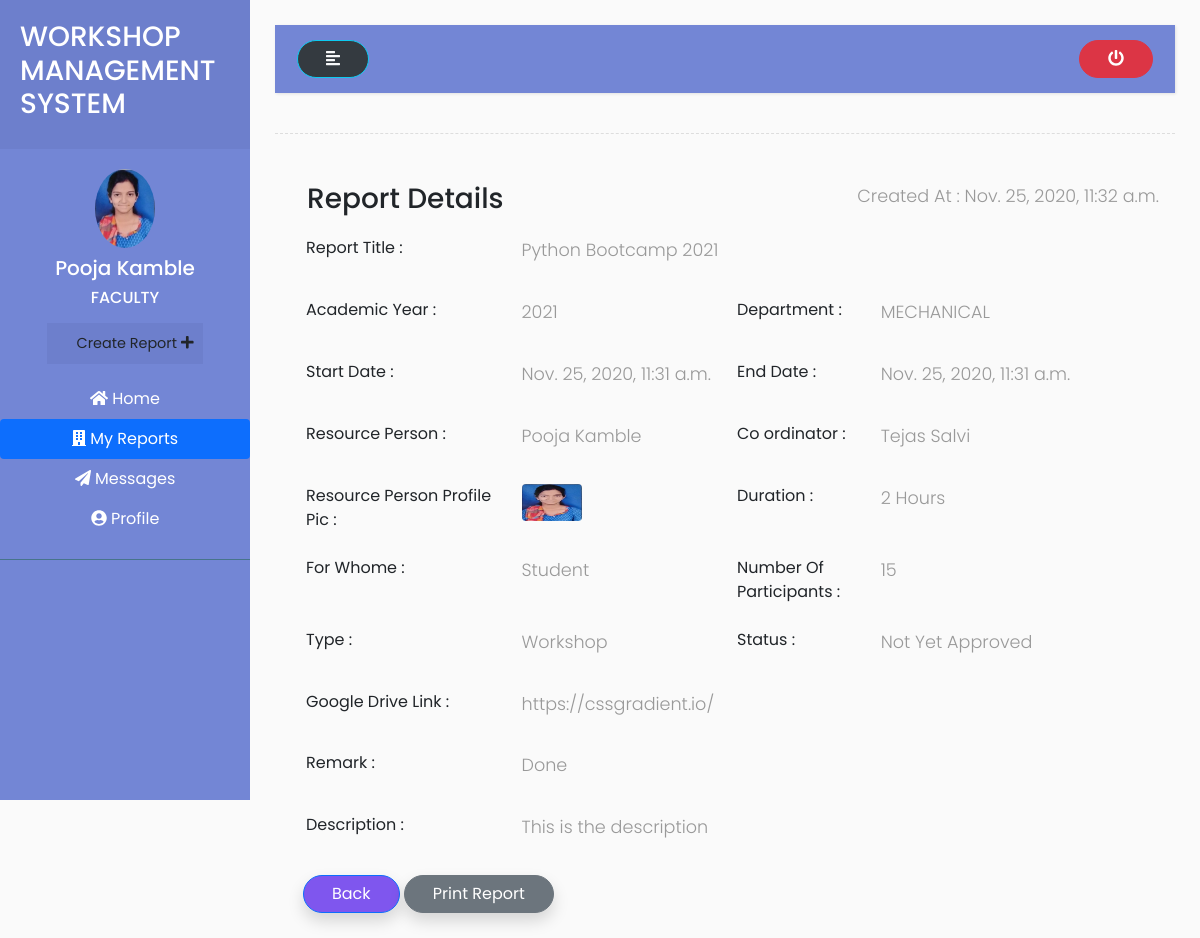
The app's page /faculty/my_reports/view_report/6/ (signed in) with its own data.
### accounts/models.py (models this page shows, shortened)
class User(AbstractUser):
    is_hod = models.BooleanField(default=False)
    is_faculty = models.BooleanField(default=False)
    is_student = models.BooleanField(default=False)

class Faculty(models.Model):
    user = models.OneToOneField(User, on_delete = models.CASCADE, primary_key = True)
    middle_name = models.CharField (max_length=50)
    phone_number = models.CharField(max_length=20)
    profile_pic = models.ImageField( upload_to='Faculty/profile_pic/')
    address = models.CharField(max_length=200)
    gender = (
        ('Male','Male'),
        ('Female','Female')
    )
    sex = models.CharField(choices=gender, max_length=50)
    branches =  (
        ('COMPUTER','COMPUTER'),
        ('EXTC','EXTC'),
        ('MECHANICAL','MECHANICAL'),
        ('AUTOMOBILE','AUTOMOBILE')
    )
    branch = models.CharField( choices = branches, max_length=50)
    joined_at = models.DateField( auto_now=False ,null=True)
    qualification = models.CharField( max_length=500)
    def __str__(self):
        return self.user.first_name + " " + self.user.last_name
    class Meta:
        verbose_name_plural = 'Faculties'

class Report(models.Model):
    academic_year = models.IntegerField(null=True,blank=True)
    event_title = models.ForeignKey(TaskAssigned,on_delete=models.CASCADE)
    event_coordinator = models.ForeignKey(Faculty, on_delete=models.CASCADE)
    branches =  (
        ('COMPUTER','COMPUTER'),
        ('EXTC','EXTC'),
        ('MECHANICAL','MECHANICAL'),
        ('AUTOMOBILE','AUTOMOBILE')
    )
    org_department = models.CharField(max_length=50,choices = branches)
    res_person = models.CharField( max_length=150)
    res_person_profile_pic = models.ImageField( upload_to='Resource Person/Profile Pic/',null=True,blank=True)
    start_date = models.DateTimeField(auto_now=False, auto_now_add=False)
    end_date = models.DateTimeField(auto_now=False, auto_now_add=False)
    duration = models.IntegerField()
    types = (
        ('Workshop','Workshop'),
        ('Seminar','Seminar')
    )
    types = models.CharField(max_length=50,choices = types)
    forwhome = (
        ('Student','Student'),
        ('Faculty','Faculty')
    )
    forwhome = models.CharField(max_length=50,choices = forwhome)
    no_participants = models.IntegerField()
    remark = models.CharField( max_length=50,blank=True)
    p_link = models.URLField( max_length=200)
    description = models.TextField(blank=True)
    status = models.IntegerField(default=0)
    created_at=models.DateTimeField(auto_now_add=True)
    updated_at=models.DateTimeField(auto_now_add=True)
    class Meta:
        verbose_name_plural = 'Reports'

class TaskAssigned(models.Model):
    event_title = models.CharField(max_length=50)
    branches =  (
        ('COMPUTER','COMPUTER'),
        ('EXTC','EXTC'),
        ('MECHANICAL','MECHANICAL'),
        ('AUTOMOBILE','AUTOMOBILE')
    )
    org_department = models.CharField(max_length=50, choices = branches)
    forwhome = (
        ('Student','Student'),
        ('Faculty','Faculty')
    )
    forwhome = models.CharField(max_length=50,choices = forwhome)
    res_person = models.CharField(max_length=150)
    types = (
        ('Workshop','Workshop'),
        ('Seminar','Seminar')
    )
    types = models.CharField(max_length=50,choices = types)
    event_coordinator = models.ForeignKey(Faculty,on_delete=models.CASCADE)
    created_at=models.DateTimeField(auto_now_add=True)
    updated_at=models.DateTimeField(auto_now_add=True)
    def __str__(self):
        return self.event_title
    class Meta:
        verbose_name_plural = 'Tasks Assigned'

### accounts/views.py (the view)
# urls.py: path('faculty/my_reports/view_report/<str:report_id>/',views.faculty_view_report,name="faculty_view_report"),
@login_required(login_url='login')
def faculty_view_report(request,report_id):
    report = Report.objects.get(id=report_id)
    context =  {
        'report':report,
    }
    return render(request,'../templates/faculty/view_report.html',context)

### accounts/templates/faculty/view_report.html
{% extends 'base.html' %}
{% load static %}
{% block content %}
<div class="wrapper">
   <nav id="sidebar">
    <div class="sidebar-header">
      <h3>WORKSHOP MANAGEMENT SYSTEM</h3>
    </div>
    <ul class="list-unstyled components">
      <div class="d-flex flex-column justify-content-center text-center ">
        {% if request.user.faculty.profile_pic %}
          <a href="{% url 'faculty_profile' %}"><img src="{{request.user.faculty.profile_pic.url}}" class="img-fluid rounded-circle mx-auto mb-2" width="60px" alt=""></a>
        {% else %}
          <a href="{% url 'faculty_profile' %}"><img src="{% static 'img/profile.png' %}" class="img-fluid rounded-circle mx-auto mb-2" width="60px" alt=""></a>
        {% endif %}
        <h5>{{request.user.first_name}} {{request.user.last_name}} </h5>
        <h6>FACULTY</h6>
        <ul class="list-unstyled ">
          <li>
            <button type="button" class="btn">
              <a href="{% url 'create_report' %}">Create Report
                <i class="fas fa-plus"></i>
              </a>
            </button>
          </li>
        </ul>
      </div>
      <div class="nav flex-column nav-pills text-center mt-2" aria-orientation="vertical">
        <a class="nav-link" href="{% url 'faculty_home' %}" ><i class="fas fa-home"></i> Home</a>
        <a class="nav-link active" href="{% url 'my_reports' %}" ><i class="fas fa-building"></i> My Reports</a>
        <a class="nav-link" href="{% url 'messages' %}" ><i class="fas fa-paper-plane"></i> Messages</a>
        <a class="nav-link" href="{% url 'faculty_profile' %}" ><i class="fas fa-user-circle"></i> Profile</a>
      </div>
    </ul>
  </nav>
    <div id="content">
        <nav class="navbar navbar-expand-lg " style="background-color: #7386D5;">
            <div class="container-fluid">
                <button type="button" id="sidebarCollapse" class="btn text-light bg-dark btn-info">
                    <i class="fas fa-align-left"></i>
                </button>
                <a href="{% url 'logout' %}">
                    <button type="button" class="btn btn-danger">
                        <i class="fas fa-power-off"></i>
                    </button>
                </a>
            </div>
        </nav>
        <div class="line"></div>
        <div class="row">
            <div class="col-md-12">
                <div class="d-flex justify-content-between py-2 mx-3">
                    <h3 class="mx-3">Report Details</h3>
                    <p>Created At : {{report.created_at}}</p>
                </div>
                <div class="mx-3">
                    <div class="col-lg-12">
                        <div class="form-group row">
                            <label class="col-md-3 form-control-label">Report Title : </label>
                            <div class="col-md-9">
                                <p>{{report.event_title}}</p>
                            </div>
                        </div>
                        <div class="form-group row">
                            <label class="col-md-3 form-control-label">Academic Year :</label>
                            <div class="col-md-3">
                                <p>{{report.academic_year}}</p>
                            </div>
                            <label class="col-md-2 form-control-label">Department :</label>
                            <div class="col-md-3">
                                <p>{{report.org_department}}</p>
                            </div>
                        </div>
                        <div class="form-group row">
                            <label class="col-md-3 form-control-label">Start Date :</label>
                            <div class="col-md-3">
                                <p>{{report.start_date}}</p>
                            </div>
                            <label class="col-md-2 form-control-label">End Date :</label>
                            <div class="col-md-3">
                                <p>{{report.end_date}}</p>
                            </div>
                        </div>
                        <div class="form-group row">
                            <label class="col-md-3 form-control-label">Resource Person :</label>
                            <div class="col-md-3">
                                <p>{{report.res_person}}</p>
                            </div>
                            <label class="col-md-2 form-control-label">Co ordinator :</label>
                            <div class="col-md-3">
                                <p>{{report.event_coordinator}}</p>
                            </div>
                        </div>
                        <div class="form-group row">
                            <label class="col-md-3 form-control-label">Resource Person Profile Pic :</label>
                            <div class="col-md-3 ">
                               <img src="{{report.res_person_profile_pic.url}}" alt="pp" width="60" height="37"
                    class="rounded mr-3" loading="lazy">
                            </div>
                            <label class="col-md-2 form-control-label">Duration :</label>
                            <div class="col-md-3">
                                <p>{{report.duration}} Hours </p>
                            </div>
                        </div>
                        <div class="form-group row">
                            <label class="col-md-3 form-control-label">For Whome :</label>
                            <div class="col-md-3">
                                <p>{{report.forwhome}}</p>
                            </div>
                            <label class="col-md-2 form-control-label">Number Of Participants :</label>
                            <div class="col-md-3">
                                <p>{{report.no_participants}}</p>
                            </div>
                        </div>
                        <div class="form-group row">
                            <label class="col-md-3 form-control-label">Type :</label>
                            <div class="col-md-3">
                                <p>{{report.types}}</p>
                            </div>
                            <label class="col-md-2 form-control-label">Status :</label>
                            <div class="col-md-3">
                                {% if report.status == 1 %}
                                <p>Approved</p>
                                {% elif report.status == 2 %}
                                <p>Disapproved</p>
                                {% else %}
                                <p>Not Yet Approved</p>
                                {% endif %}
                            </div>
                        </div>
                        <div class="form-group row">
                            <label class="col-md-3 form-control-label">Google Drive Link :</label>
                            <div class="col-md-9">
                                <p><a href="{{report.p_link}}">{{report.p_link}}</a></p>
                            </div>
                        </div>
                        <div class="form-group row">
                            <label class="col-md-3 form-control-label">Remark :</label>
                            <div class="col-md-9">
                                <p>{{report.remark}}</p>
                            </div>
                        </div>
                        <div class="form-group row">
                            <label class="col-md-3 form-control-label">Description :</label>
                            <div class="col-md-9">
                                <p>{{report.description}}</p>
                            </div>
                        </div>
                    </div>
                </div>
                <div class="row mx-3">
                    <div class="col-8">
                        <a href="{% url 'my_reports' %}" class="btn btn-primary shadow">Back</a>
                        <a href="{% url 'generate_report_pdf' report.id %}" target="_blank" class="btn btn-secondary shadow">Print Report</a>
                    </div>
                </div>
            </div>
        </div>
    </div>
</div>
{% endblock content %}

### accounts/static/css/style2.css (style rules this page uses)
body { font-family: 'Poppins', sans-serif; background: #fafafa; }
p { font-family: 'Poppins', sans-serif; font-size: 1.1em; font-weight: 300; line-height: 1.7em; color: #999; }
a, a:hover, a:focus { color: inherit; text-decoration: none; transition: all 0.3s; }
.navbar { padding: 15px 10px; background: #fff; border: none; border-radius: 0; margin-bottom: 40px; box-shadow: 1px 1px 3px rgba(0, 0, 0, 0.1); }
.line { width: 100%; height: 1px; border-bottom: 1px dashed #ddd; margin: 40px 0; }
.wrapper { display: flex; width: 100%; }
#sidebar { width: 250px; position: fixed; top: 0; left: 0; height: 100vh; z-index: 999; background: #7386D5; color: #fff; transition: all 0.3s; }
#sidebar .sidebar-header { padding: 20px; background: #6d7fcc; }
#sidebar ul.components { padding: 20px 0; border-bottom: 1px solid #47748b; }
#sidebar ul li a { padding: 10px; font-size: 1.1em; display: block; }
ul ul a { font-size: 0.9em !important; padding-left: 30px !important; background: #6d7fcc; }
#content { width: calc(100% - 250px); padding: 25px; min-height: 100vh; transition: all 0.3s; position: absolute; top: 0; right: 0; }

### records on screen
User: user.faculty.profile_pic (picture), user.first_name "Pooja", user.last_name "Kamble"
Report: created_at "Nov. 25, 2020, 11:32 a.m.", event_title "Python Bootcamp 2021", academic_year "2021", org_department "MECHANICAL", start_date "Nov. 25, 2020, 11:31 a.m.", end_date "Nov. 25, 2020, 11:31 a.m.", res_person "Pooja Kamble", event_coordinator "Tejas Salvi", res_person_profile_pic (picture), duration "2", forwhome "Student", no_participants "15", types "Workshop", p_link "https://cssgradient.io/", remark "Done", description "This is the description"
